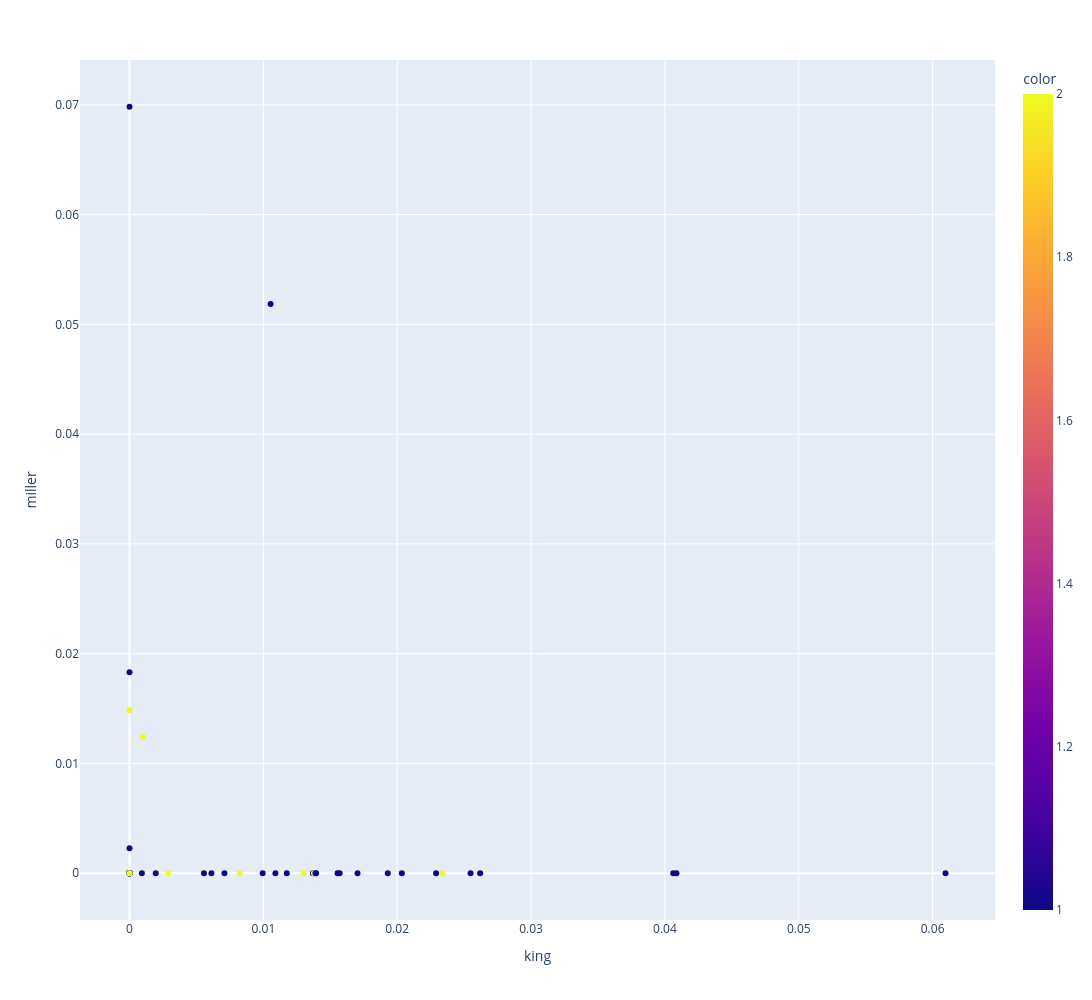

The code cell stored with this chart in its notebook:
### Code cell
plot_doc_in_terms('king', 'miller')

### Figure 1 — Plotly figure (JSON) as saved in the notebook; plotly's stock layout.template omitted (floating-point values rounded to 4 significant figures)
{"data": [{"hovertemplate": "<b>%{hovertext}</b><br><br>king=%{x}<br>miller=%{y}<br>color=%{marker.color}<extra></extra>", "hovertext": ["ASHPUTTEL", "BRIAR ROSE", "CAT AND MOUSE IN PARTNERSHIP", "CAT-SKIN", "CLEVER ELSIE", "CLEVER GRETEL", "CLEVER HANS", "DOCTOR KNOWALL", "FREDERICK AND CATHERINE", "FUNDEVOGEL", "HANS IN LUCK", "HANSEL AND GRETEL", "IRON HANS", "JORINDA AND JORINDEL", "KING GRISLY-BEARD", "LILY AND THE LION", "MOTHER HOLLE", "OLD SULTAN", "RAPUNZEL", "RUMPELSTILTSKIN", "SNOW-WHITE AND ROSE-RED", "SNOWDROP", "SWEETHEART ROLAND", "THE ADVENTURES OF CHANTICLEER AND PARTLET", "THE BLUE LIGHT", "THE DOG AND THE SPARROW", "THE ELVES AND THE SHOEMAKER", "THE FISHERMAN AND HIS WIFE", "THE FOUR CLEVER BROTHERS", "THE FOX AND THE CAT", "THE FOX AND THE HORSE", "THE FROG-PRINCE", "THE GOLDEN BIRD", "THE GOLDEN GOOSE", "THE GOOSE-GIRL", "THE JUNIPER-TREE", "THE KING OF THE GOLDEN MOUNTAIN", "THE LITTLE PEASANT", "THE MISER IN THE BUSH", "THE MOUSE, THE BIRD, AND THE SAUSAGE", "THE OLD MAN AND HIS GRANDSON", "THE PINK", "THE QUEEN BEE", "THE RAVEN", "THE ROBBER BRIDEGROOM", "THE SALAD", "THE SEVEN RAVENS", "THE STORY OF THE YOUTH WHO WENT FORTH TO LEARN WHAT FEAR WAS", "THE STRAW, THE COAL, AND THE BEAN", "THE THREE LANGUAGES", "THE TRAVELLING MUSICIANS", "THE TURNIP", "THE TWELVE DANCING PRINCESSES", "THE TWELVE HUNTSMEN", "THE VALIANT LITTLE TAILOR", "THE WATER OF LIFE", "THE WEDDING OF MRS. FOX - PART I", "THE WEDDING OF MRS. FOX - PART II", "THE WHITE SNAKE", "THE WILLOW-WREN AND THE BEAR", "THE WOLF AND THE SEVEN LITTLE KIDS", "TOM THUMB"], "legendgroup": "", "marker": {"color": [1, 1, 1, 1, 1, 1, 1, 1, 2, 1, 2, 1, 1, 2, 1, 1, 1, 1, 1, 1, 1, 1, 1, 1, 1, 1, 1, 1, 1, 1, 1, 1, 1, 1, 1, 1, 1, 1, 1, 2, 1, 1, 1, 2, 2, 2, 2, 2, 1, 2, 1, 2, 2, 1, 1, 1, 2, 1, 1, 2, 1, 2], "coloraxis": "coloraxis", "symbol": "circle"}, "mode": "markers", "name": "", "orientation": "v", "showlegend": false, "type": "scatter", "x": [0.0109, 0.02291, 0.0, 0.04086, 0.0, 0.0, 0.0, 0.0, 0.0, 0.0, 0.0, 0.0, 0.0262, 0.0, 0.04062, 0.0, 0.0, 0.0, 0.01554, 0.01054, 0.0009236, 0.00196, 0.0, 0.0, 0.02035, 0.0, 0.0, 0.0193, 0.007094, 0.0, 0.0, 0.006119, 0.0137, 0.01394, 0.01704, 0.0, 0.005562, 0.0, 0.0, 0.0, 0.0, 0.02548, 0.01175, 0.002893, 0.0, 0.001009, 0.0, 0.008235, 0.0, 0.0, 0.0, 0.01377, 0.02337, 0.06096, 0.009949, 0.0139, 0.0, 0.0, 0.0157, 0.01301, 0.0, 0.0], "xaxis": "x", "y": [0.0, 0.0, 0.0, 0.0, 0.0, 0.0, 0.0, 0.0, 0.0, 0.0, 0.0, 0.0, 0.0, 0.0, 0.0, 0.0, 0.0, 0.0, 0.0, 0.05185, 0.0, 0.0, 0.0, 0.0, 0.0, 0.0, 0.0, 0.0, 0.0, 0.0, 0.0, 0.0, 0.0, 0.0, 0.0, 0.002279, 0.0, 0.06983, 0.0, 0.0, 0.0, 0.0, 0.0, 0.0, 0.01486, 0.01241, 0.0, 0.0, 0.0, 0.0, 0.0, 0.0, 0.0, 0.0, 0.0, 0.0, 0.0, 0.0, 0.0, 0.0, 0.01831, 0.0], "yaxis": "y"}], "layout": {"coloraxis": {"colorbar": {"title": {"text": "color"}}, "colorscale": [[0, "#0d0887"], [0.1111, "#46039f"], [0.2222, "#7201a8"], [0.3333, "#9c179e"], [0.4444, "#bd3786"], [0.5556, "#d8576b"], [0.6667, "#ed7953"], [0.7778, "#fb9f3a"], [0.8889, "#fdca26"], [1, "#f0f921"]]}, "height": 1000, "legend": {"tracegroupgap": 0}, "margin": {"t": 60}, "width": 1200, "xaxis": {"anchor": "y", "domain": [0, 1], "title": {"text": "king"}}, "yaxis": {"anchor": "x", "domain": [0, 1], "title": {"text": "miller"}}}}
